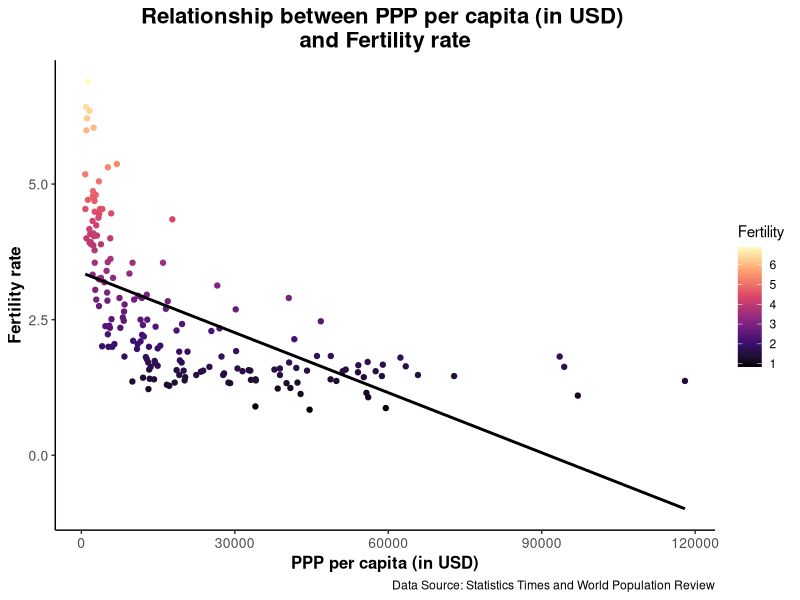
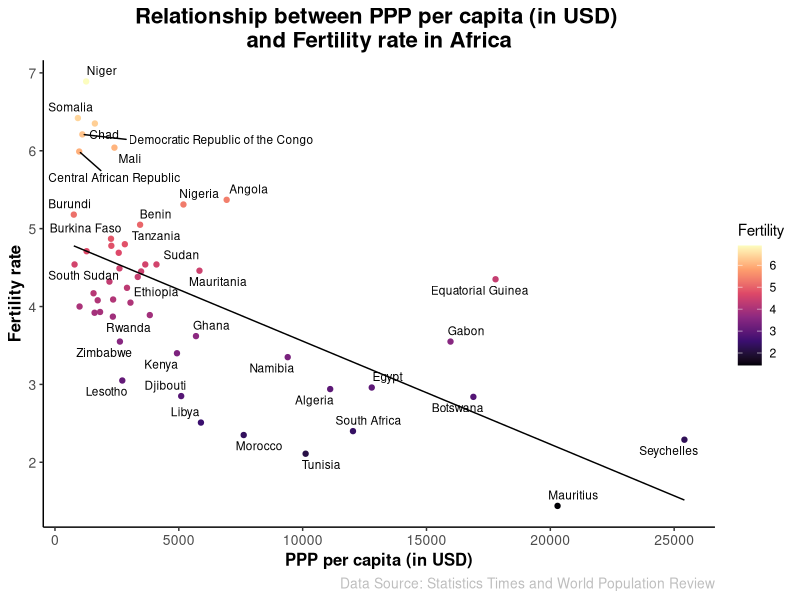
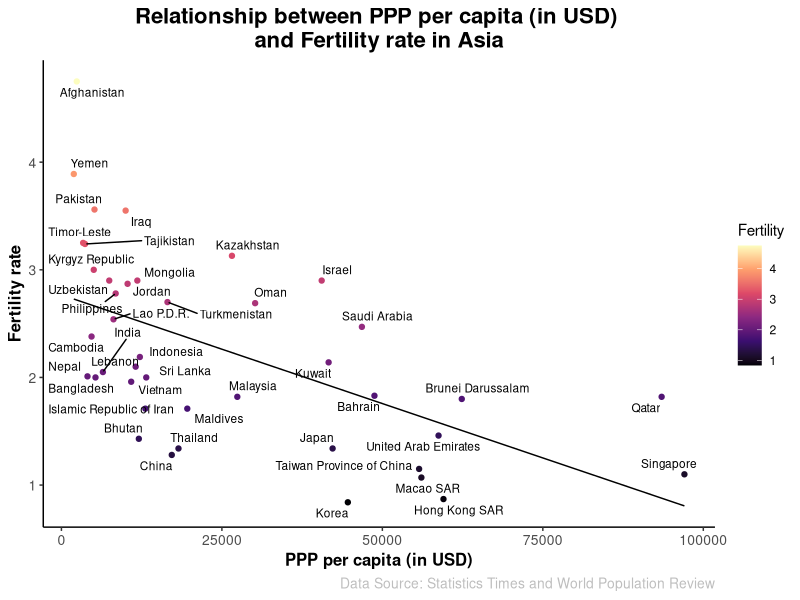
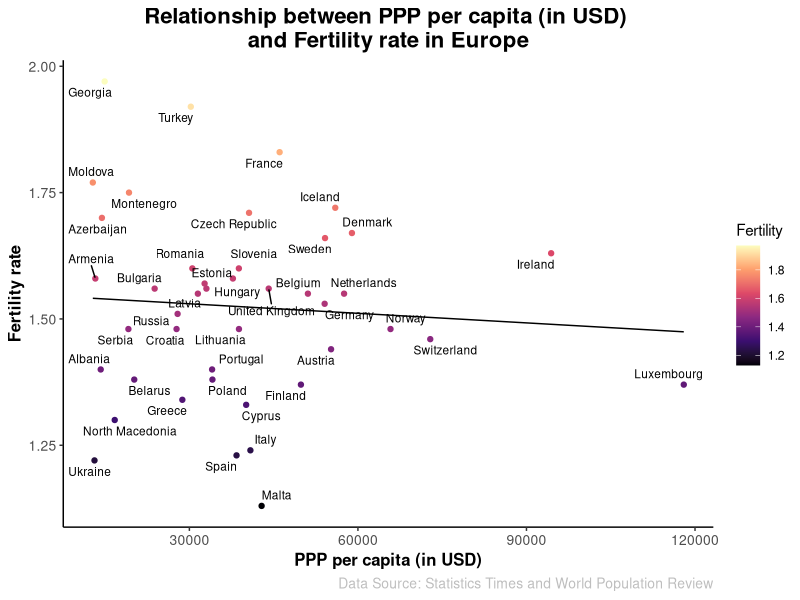
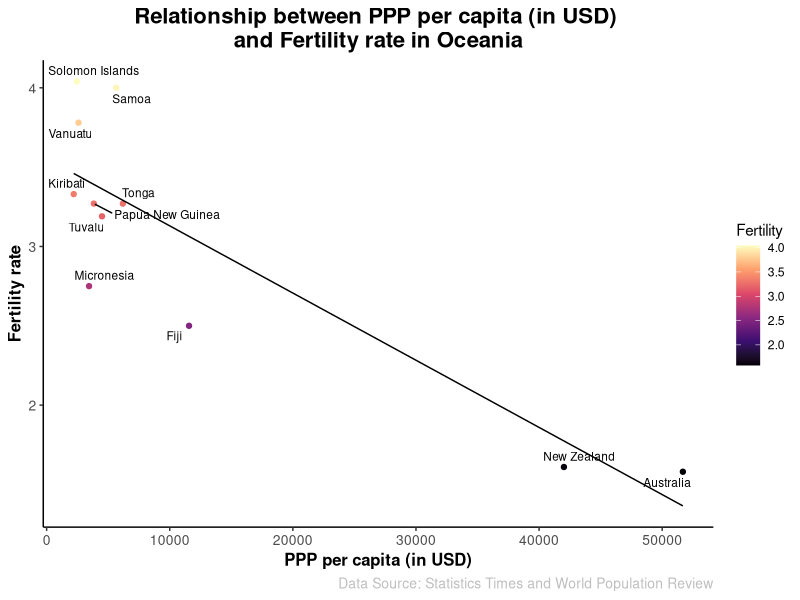
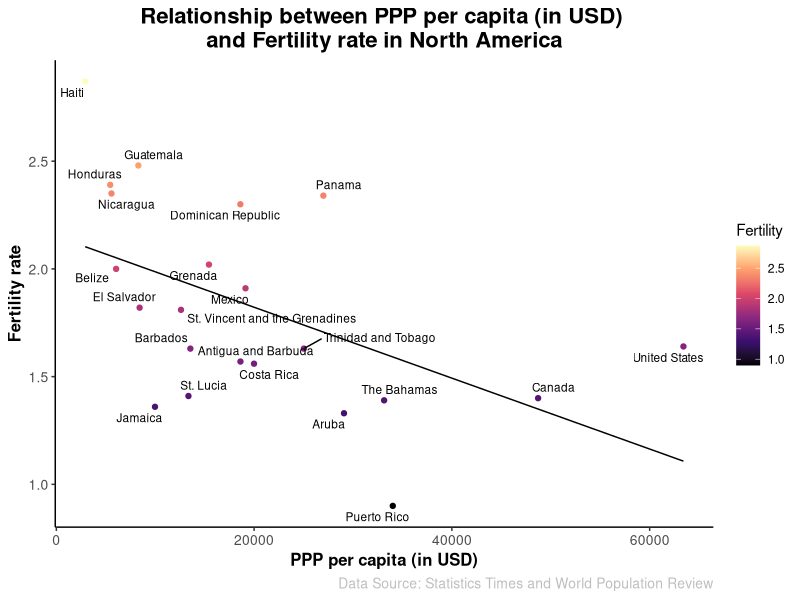
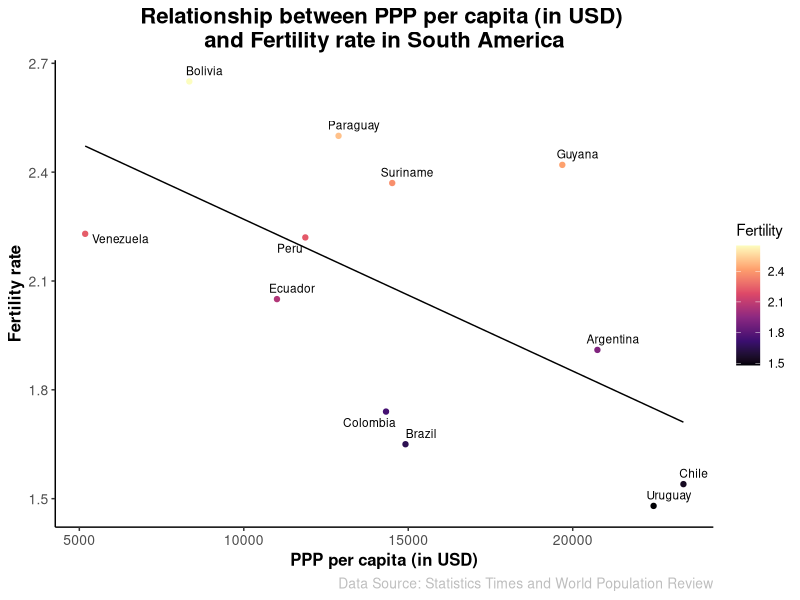
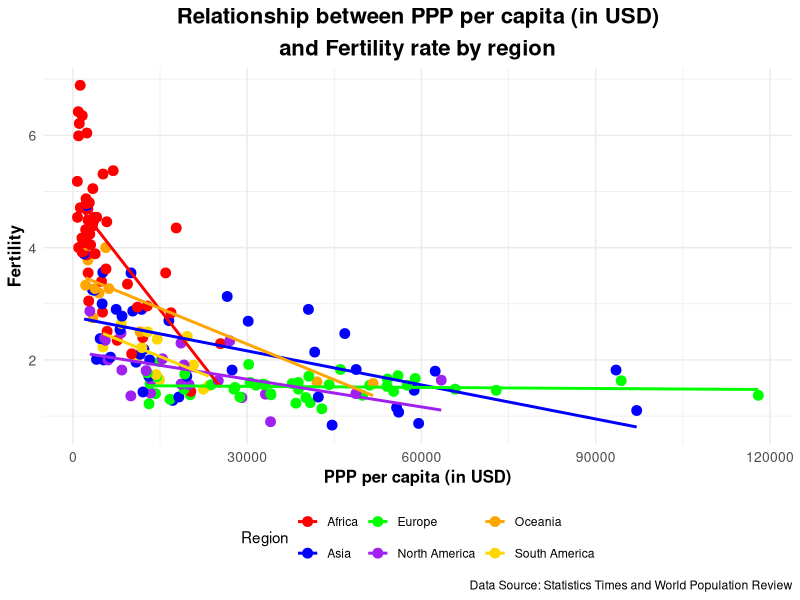

Generate these figures, in order, with R:
## ---- chunk 1
#libraries
library(conflicted)

library(tidyverse)
conflict_prefer("filter", "dplyr")
conflict_prefer("lag", "dplyr")

library(readxl) # Load the readxl package; data is excel file
library(ggplot2)
library(ggrepel)
library(gganimate)

#library(ggrepel) for naming the dots in regional scatter?

# Set the working directory to the folder 'kinu1004.github.io'
setwd("C:/Users/kinu1/Documents/kinu1004.github.io")

# Import the data using the read_excel function
data <- read_excel("data/Fertility_data.xlsx")

# Remove rows with missing values
df<- data[complete.cases(data), ]

# Rename the variables
colnames(df) <- c("Country", "PPP", "Religiosity", "Fertility", "Region")
## ---- chunk 2
ggplot(df, aes(x = PPP, y = Fertility, color = Fertility)) +
  geom_point() +
  labs(x = "PPP per capita (in USD)", y = "Fertility rate", title = "Relationship between PPP per capita (in USD) \nand Fertility rate", caption = "Data Source: Statistics Times and World Population Review") +
  scale_color_viridis_c(option = "magma") +
  geom_smooth(method = "lm", se = FALSE, color = "black") +
  theme_classic() +
  theme(
    plot.title = element_text(size = 16, face = "bold", hjust = 0.5),
    axis.title = element_text(size = 12, face = "bold"),
    axis.text = element_text(size = 10))
## ---- chunk 3
# Subset the dataframe to include only Africa data
df_africa <- subset(df, Region == "Africa")

ggplot(df_africa, aes(x = PPP, y = Fertility, color = Fertility)) +
  geom_point() +
  labs(x = "PPP per capita (in USD)", y = "Fertility rate", title = "Relationship between PPP per capita (in USD) \nand Fertility rate in Africa", caption = "Data Source: Statistics Times and World Population Review") +
  scale_color_viridis_c(option = "magma") +
  geom_text_repel(aes(label = ifelse(!is.na(Country), Country, "")), size = 3, color = "black", show.legend = FALSE) +
  geom_smooth(method = "lm", se = FALSE, color = "black", linewidth = 0.5) +
  theme_classic() +
  theme(
    plot.title = element_text(size = 16, face = "bold", hjust = 0.5),
    axis.title = element_text(size = 12, face = "bold"),
    axis.text = element_text(size = 10),
    plot.caption = element_text(size = 10, color = "gray"))
## ---- chunk 4
# Subset the dataframe to include only Asia data
df_asia <- subset(df, Region == "Asia")

ggplot(df_asia, aes(x = PPP, y = Fertility, color = Fertility)) +
  geom_point() +
  labs(x = "PPP per capita (in USD)", y = "Fertility rate", title = "Relationship between PPP per capita (in USD) \nand Fertility rate in Asia", caption = "Data Source: Statistics Times and World Population Review") +
  scale_color_viridis_c(option = "magma") +
  geom_text_repel(aes(label = ifelse(!is.na(Country), Country, "")), size = 3, color = "black", show.legend = FALSE) +
  geom_smooth(method = "lm", se = FALSE, color = "black", linewidth = 0.5) +
  theme_classic() +
  theme(
    plot.title = element_text(size = 16, face = "bold", hjust = 0.5),
    axis.title = element_text(size = 12, face = "bold"),
    axis.text = element_text(size = 10),
    plot.caption = element_text(size = 10, color = "gray"))
## ---- chunk 5
# Subset the dataframe to include only Europe data
df_europe <- subset(df, Region == "Europe")

ggplot(df_europe, aes(x = PPP, y = Fertility, color = Fertility)) +
  geom_point() +
  labs(x = "PPP per capita (in USD)", y = "Fertility rate", title = "Relationship between PPP per capita (in USD) \nand Fertility rate in Europe", caption = "Data Source: Statistics Times and World Population Review") +
  scale_color_viridis_c(option = "magma") +
  geom_text_repel(aes(label = ifelse(!is.na(Country), Country, "")), size = 3, color = "black", show.legend = FALSE) +
  geom_smooth(method = "lm", se = FALSE, color = "black", linewidth = 0.5) +
  theme_classic() +
  theme(
    plot.title = element_text(size = 16, face = "bold", hjust = 0.5),
    axis.title = element_text(size = 12, face = "bold"),
    axis.text = element_text(size = 10),
    plot.caption = element_text(size = 10, color = "gray"))
## ---- chunk 6
# Subset the dataframe to include only Oceania data
df_oceania <- subset(df, Region == "Oceania")

ggplot(df_oceania, aes(x = PPP, y = Fertility, color = Fertility)) +
  geom_point() +
  labs(x = "PPP per capita (in USD)", y = "Fertility rate", title = "Relationship between PPP per capita (in USD) \nand Fertility rate in Oceania", caption = "Data Source: Statistics Times and World Population Review") +
  scale_color_viridis_c(option = "magma") +
  geom_text_repel(aes(label = ifelse(!is.na(Country), Country, "")), size = 3, color = "black", show.legend = FALSE) +
  geom_smooth(method = "lm", se = FALSE, color = "black", linewidth = 0.5) +
  theme_classic() +
  theme(
    plot.title = element_text(size = 16, face = "bold", hjust = 0.5),
    axis.title = element_text(size = 12, face = "bold"),
    axis.text = element_text(size = 10),
    plot.caption = element_text(size = 10, color = "gray"))
## ---- chunk 7
# Subset the dataframe to include only North America data
df_northa <- subset(df, Region == "North America")

ggplot(df_northa, aes(x = PPP, y = Fertility, color = Fertility)) +
  geom_point() +
  labs(x = "PPP per capita (in USD)", y = "Fertility rate", title = "Relationship between PPP per capita (in USD) \nand Fertility rate in North America", caption = "Data Source: Statistics Times and World Population Review") +
  scale_color_viridis_c(option = "magma") +
  geom_text_repel(aes(label = ifelse(!is.na(Country), Country, "")), size = 3, color = "black", show.legend = FALSE) +
  geom_smooth(method = "lm", se = FALSE, color = "black", linewidth = 0.5) +
  theme_classic() +
  theme(
    plot.title = element_text(size = 16, face = "bold", hjust = 0.5),
    axis.title = element_text(size = 12, face = "bold"),
    axis.text = element_text(size = 10),
    plot.caption = element_text(size = 10, color = "gray"))
## ---- chunk 8
# Subset the dataframe to include only South America data
df_southa <- subset(df, Region == "South America")

ggplot(df_southa, aes(x = PPP, y = Fertility, color = Fertility)) +
  geom_point() +
  labs(x = "PPP per capita (in USD)", y = "Fertility rate", title = "Relationship between PPP per capita (in USD) \nand Fertility rate in South America", caption = "Data Source: Statistics Times and World Population Review") +
  scale_color_viridis_c(option = "magma") +
  geom_text_repel(aes(label = ifelse(!is.na(Country), Country, "")), size = 3, color = "black", show.legend = FALSE) +
  geom_smooth(method = "lm", se = FALSE, color = "black", linewidth = 0.5) +
  theme_classic() +
  theme(
    plot.title = element_text(size = 16, face = "bold", hjust = 0.5),
    axis.title = element_text(size = 12, face = "bold"),
    axis.text = element_text(size = 10),
    plot.caption = element_text(size = 10, color = "gray"))
## ---- chunk 9
ggplot(df, aes(x = PPP, y = Fertility, color = Region)) +
  geom_point(size = 3) +
  labs(x = "PPP per capita (in USD)", y = "Fertility", 
       title = "Relationship between PPP per capita (in USD)\nand Fertility rate by region", caption = "Data Source: Statistics Times and World Population Review") +
  scale_color_manual(values = c("red", "blue", "green", "purple", "orange", "#FFD700")) +
  geom_smooth(method = "lm", se = FALSE, aes(group = Region, color = Region)) +
  theme_minimal() +
  theme(
    plot.title = element_text(size = 16, face = "bold", hjust = 0.5, lineheight = 1.2),
    axis.title = element_text(size = 12, face = "bold"),
    axis.text = element_text(size = 10),
    legend.position = "bottom")
## ---- chunk 10
ggplot(df, aes(x = Religiosity, y = Fertility, color = Fertility)) +
  geom_point() +
  labs(x = "Religiosity", y = "Fertility rate", title = "Relationship between Religiosity \nand Fertility rate", caption = "Data Source: Statistics Times and World Population Review") +
  scale_color_viridis_c(option = "magma") +
  geom_smooth(method = "lm", se = FALSE, color = "black") +
  theme_classic() +
  theme(
    plot.title = element_text(size = 16, face = "bold", hjust = 0.5),
    axis.title = element_text(size = 12, face = "bold"),
    axis.text = element_text(size = 10))
## ---- chunk 11
# Subset the dataframe to include only Africa data
df_africa <- subset(df, Region == "Africa")

ggplot(df_africa, aes(x = Religiosity, y = Fertility, color = Fertility)) +
  geom_point() +
  labs(x = "Religiosity", y = "Fertility rate", title = "Relationship between Religiosity \nand Fertility rate in Africa", caption = "Data Source: Statistics Times and World Population Review") +
  scale_color_viridis_c(option = "magma") +
  geom_text_repel(aes(label = ifelse(!is.na(Country), Country, "")), size = 3, color = "black", show.legend = FALSE) +
  geom_smooth(method = "lm", se = FALSE, color = "black", linewidth = 0.5) +
  theme_classic() +
  theme(
    plot.title = element_text(size = 16, face = "bold", hjust = 0.5),
    axis.title = element_text(size = 12, face = "bold"),
    axis.text = element_text(size = 10),
    plot.caption = element_text(size = 10, color = "gray"))
## ---- chunk 12
# Subset the dataframe to include only Asia data
df_asia <- subset(df, Region == "Asia")

ggplot(df_asia, aes(x = Religiosity, y = Fertility, color = Fertility)) +
  geom_point() +
  labs(x = "Religiosity", y = "Fertility rate", title = "Relationship between Religiosity \nand Fertility rate in Asia", caption = "Data Source: Statistics Times and World Population Review") +
  scale_color_viridis_c(option = "magma") +
  geom_text_repel(aes(label = ifelse(!is.na(Country), Country, "")), size = 3, color = "black", show.legend = FALSE) +
  geom_smooth(method = "lm", se = FALSE, color = "black", linewidth = 0.5) +
  theme_classic() +
  theme(
    plot.title = element_text(size = 16, face = "bold", hjust = 0.5),
    axis.title = element_text(size = 12, face = "bold"),
    axis.text = element_text(size = 10),
    plot.caption = element_text(size = 10, color = "gray"))
## ---- chunk 13
# Subset the dataframe to include only Europe data
df_europe <- subset(df, Region == "Europe")

ggplot(df_europe, aes(x = Religiosity, y = Fertility, color = Fertility)) +
  geom_point() +
  labs(x = "Religiosity", y = "Fertility rate", title = "Relationship between Religiosity \nand Fertility rate in Europe", caption = "Data Source: Statistics Times and World Population Review") +
  scale_color_viridis_c(option = "magma") +
  geom_text_repel(aes(label = ifelse(!is.na(Country), Country, "")), size = 3, color = "black", show.legend = FALSE) +
  geom_smooth(method = "lm", se = FALSE, color = "black", linewidth = 0.5) +
  theme_classic() +
  theme(
    plot.title = element_text(size = 16, face = "bold", hjust = 0.5),
    axis.title = element_text(size = 12, face = "bold"),
    axis.text = element_text(size = 10),
    plot.caption = element_text(size = 10, color = "gray"))
## ---- chunk 14
# Subset the dataframe to include only Oceania data
df_oceania <- subset(df, Region == "Oceania")

ggplot(df_oceania, aes(x = Religiosity, y = Fertility, color = Fertility)) +
  geom_point() +
  labs(x = "Religiosity", y = "Fertility rate", title = "Relationship between Religiosity \nand Fertility rate in Oceania", caption = "Data Source: Statistics Times and World Population Review") +
  scale_color_viridis_c(option = "magma") +
  geom_text_repel(aes(label = ifelse(!is.na(Country), Country, "")), size = 3, color = "black", show.legend = FALSE) +
  geom_smooth(method = "lm", se = FALSE, color = "black", linewidth = 0.5) +
  theme_classic() +
  theme(
    plot.title = element_text(size = 16, face = "bold", hjust = 0.5),
    axis.title = element_text(size = 12, face = "bold"),
    axis.text = element_text(size = 10),
    plot.caption = element_text(size = 10, color = "gray"))
## ---- chunk 15
# Subset the dataframe to include only North America data
df_northa <- subset(df, Region == "North America")

ggplot(df_northa, aes(x = Religiosity, y = Fertility, color = Fertility)) +
  geom_point() +
  labs(x = "Religiosity", y = "Fertility rate", title = "Relationship between Religiosity \nand Fertility rate in North America", caption = "Data Source: Statistics Times and World Population Review") +
  scale_color_viridis_c(option = "magma") +
  geom_text_repel(aes(label = ifelse(!is.na(Country), Country, "")), size = 3, color = "black", show.legend = FALSE) +
  geom_smooth(method = "lm", se = FALSE, color = "black", linewidth = 0.5) +
  theme_classic() +
  theme(
    plot.title = element_text(size = 16, face = "bold", hjust = 0.5),
    axis.title = element_text(size = 12, face = "bold"),
    axis.text = element_text(size = 10),
    plot.caption = element_text(size = 10, color = "gray"))
## ---- chunk 16
# Subset the dataframe to include only South America data
df_southa <- subset(df, Region == "South America")

ggplot(df_southa, aes(x = Religiosity, y = Fertility, color = Fertility)) +
  geom_point() +
  labs(x = "Religiosity", y = "Fertility rate", title = "Relationship between Religiosity \nand Fertility rate in South America", caption = "Data Source: Statistics Times and World Population Review") +
  scale_color_viridis_c(option = "magma") +
  geom_text_repel(aes(label = ifelse(!is.na(Country), Country, "")), size = 3, color = "black", show.legend = FALSE) +
  geom_smooth(method = "lm", se = FALSE, color = "black", linewidth = 0.5) +
  theme_classic() +
  theme(
    plot.title = element_text(size = 16, face = "bold", hjust = 0.5),
    axis.title = element_text(size = 12, face = "bold"),
    axis.text = element_text(size = 10),
    plot.caption = element_text(size = 10, color = "gray"))
## ---- chunk 17
ggplot(df, aes(x = Religiosity, y = Fertility, color = Region)) +
  geom_point() +
  labs(x = "Religiosity", y = "Fertility", title = "Relationship between Religiosity \nand Fertility", caption = "Data Source: Statistics Times and World Population Review") +
  scale_color_manual(values = c("red", "blue", "green", "purple", "orange", "#FFD700")) +
  geom_smooth(method = "lm", se = FALSE, aes(group = Region, color = Region)) +
  theme_minimal() +
  theme(
    plot.title = element_text(size = 16, face = "bold", hjust = 0.5, lineheight = 1.2),
    axis.title = element_text(size = 12, face = "bold"),
    axis.text = element_text(size = 10),
    legend.position = "bottom")
## ---- chunk 18
ggplot(df, aes(x = PPP, y = Religiosity, color = Religiosity)) +
  geom_point() +
  labs(x = "PPP per capita (in USD)", y = "Religiosity", title = "Relationship between PPP per capita (in USD) \nand Religiosity", caption = "Data Source: Statistics Times and World Population Review") +
  scale_color_viridis_c(option = "magma") +
  geom_smooth(method = "lm", se = FALSE, color = "black") +
  theme_classic() +
  theme(
    plot.title = element_text(size = 16, face = "bold", hjust = 0.5),
    axis.title = element_text(size = 12, face = "bold"),
    axis.text = element_text(size = 10))
## ---- chunk 19
# Subset the dataframe to include only Africa data
df_africa <- subset(df, Region == "Africa")

ggplot(df_africa, aes(x = PPP, y = Religiosity, color = Religiosity)) +
  geom_point() +
  labs(x = "PPP per capita (in USD)", y = "Religiosity", title = "Relationship between PPP per capita (in USD) \nand Religiosity in Africa", caption = "Data Source: Statistics Times and World Population Review") +
  scale_color_viridis_c(option = "magma") +
  geom_text_repel(aes(label = ifelse(!is.na(Country), Country, "")), size = 3, color = "black", show.legend = FALSE) +
  geom_smooth(method = "lm", se = FALSE, color = "black", linewidth = 0.5) +
  theme_classic() +
  theme(
    plot.title = element_text(size = 16, face = "bold", hjust = 0.5),
    axis.title = element_text(size = 12, face = "bold"),
    axis.text = element_text(size = 10),
    plot.caption = element_text(size = 10, color = "gray"))
## ---- chunk 20
# Subset the dataframe to include only Asia data
df_asia <- subset(df, Region == "Asia")

ggplot(df_asia, aes(x = PPP, y = Religiosity, color = Religiosity)) +
  geom_point() +
  labs(x = "PPP per capita (in USD)", y = "Religiosity", title = "Relationship between PPP per capita (in USD) \nand Religiosity in Asia", caption = "Data Source: Statistics Times and World Population Review") +
  scale_color_viridis_c(option = "magma") +
  geom_text_repel(aes(label = ifelse(!is.na(Country), Country, "")), size = 3, color = "black", show.legend = FALSE) +
  geom_smooth(method = "lm", se = FALSE, color = "black", linewidth = 0.5) +
  theme_classic() +
  theme(
    plot.title = element_text(size = 16, face = "bold", hjust = 0.5),
    axis.title = element_text(size = 12, face = "bold"),
    axis.text = element_text(size = 10),
    plot.caption = element_text(size = 10, color = "gray"))
## ---- chunk 21
# Subset the dataframe to include only Europe data
df_europe <- subset(df, Region == "Europe")

ggplot(df_europe, aes(x = PPP, y = Religiosity, color = Religiosity)) +
  geom_point() +
  labs(x = "PPP per capita (in USD)", y = "Religiosity", title = "Relationship between PPP per capita (in USD) \nand Religiosity in Europe", caption = "Data Source: Statistics Times and World Population Review") +
  scale_color_viridis_c(option = "magma") +
  geom_text_repel(aes(label = ifelse(!is.na(Country), Country, "")), size = 3, color = "black", show.legend = FALSE) +
  geom_smooth(method = "lm", se = FALSE, color = "black", linewidth = 0.5) +
  theme_classic() +
  theme(
    plot.title = element_text(size = 16, face = "bold", hjust = 0.5),
    axis.title = element_text(size = 12, face = "bold"),
    axis.text = element_text(size = 10),
    plot.caption = element_text(size = 10, color = "gray"))
## ---- chunk 22
# Subset the dataframe to include only Oceania data
df_oceania <- subset(df, Region == "Oceania")

ggplot(df_oceania, aes(x = PPP, y = Religiosity, color = Religiosity)) +
  geom_point() +
  labs(x = "PPP per capita (in USD)", y = "Religiosity", title = "Relationship between PPP per capita (in USD) \nand Religiosity in Oceania", caption = "Data Source: Statistics Times and World Population Review") +
  scale_color_viridis_c(option = "magma") +
  geom_text_repel(aes(label = ifelse(!is.na(Country), Country, "")), size = 3, color = "black", show.legend = FALSE) +
  geom_smooth(method = "lm", se = FALSE, color = "black", linewidth = 0.5) +
  theme_classic() +
  theme(
    plot.title = element_text(size = 16, face = "bold", hjust = 0.5),
    axis.title = element_text(size = 12, face = "bold"),
    axis.text = element_text(size = 10),
    plot.caption = element_text(size = 10, color = "gray"))
## ---- chunk 23
# Subset the dataframe to include only North America data
df_northa <- subset(df, Region == "North America")

ggplot(df_northa, aes(x = PPP, y = Religiosity, color = Religiosity)) +
  geom_point() +
  labs(x = "PPP per capita (in USD)", y = "Religiosity", title = "Relationship between PPP per capita (in USD) \nand Religiosity in North America", caption = "Data Source: Statistics Times and World Population Review") +
  scale_color_viridis_c(option = "magma") +
  geom_text_repel(aes(label = ifelse(!is.na(Country), Country, "")), size = 3, color = "black", show.legend = FALSE) +
  geom_smooth(method = "lm", se = FALSE, color = "black", linewidth = 0.5) +
  theme_classic() +
  theme(
    plot.title = element_text(size = 16, face = "bold", hjust = 0.5),
    axis.title = element_text(size = 12, face = "bold"),
    axis.text = element_text(size = 10),
    plot.caption = element_text(size = 10, color = "gray"))
## ---- chunk 24
# Subset the dataframe to include only South America data
df_southa <- subset(df, Region == "South America")

ggplot(df_southa, aes(x = PPP, y = Religiosity, color = Religiosity)) +
  geom_point() +
  labs(x = "PPP per capita (in USD)", y = "Religiosity", title = "Relationship between PPP per capita (in USD) \nand Religiosity in South America", caption = "Data Source: Statistics Times and World Population Review") +
  scale_color_viridis_c(option = "magma") +
  geom_text_repel(aes(label = ifelse(!is.na(Country), Country, "")), size = 3, color = "black", show.legend = FALSE) +
  geom_smooth(method = "lm", se = FALSE, color = "black", linewidth = 0.5) +
  theme_classic() +
  theme(
    plot.title = element_text(size = 16, face = "bold", hjust = 0.5),
    axis.title = element_text(size = 12, face = "bold"),
    axis.text = element_text(size = 10),
    plot.caption = element_text(size = 10, color = "gray"))
## ---- chunk 25
ggplot(df, aes(x = PPP, y = Religiosity, color = Region)) +
  geom_point(size = 3) +
  labs(x = "PPP per capita (in USD)", y = "Religiosity", title = "Relationship between Religiosity and Fertility", caption = "Data Source: Statistics Times and World Population Review") +
  scale_color_manual(values = c("red", "blue", "green", "purple", "orange", "#FFD700")) +
  geom_smooth(method = "lm", se = FALSE, aes(group = Region, color = Region)) +
  theme_minimal() +
  theme(
    plot.title = element_text(size = 16, face = "bold", hjust = 0.5, lineheight = 1.2),
    axis.title = element_text(size = 12, face = "bold"),
    axis.text = element_text(size = 10),
    legend.position = "bottom")
## ---- chunk 26
# Subset the data to only include the columns we need
df2 <- subset(df, select = c("Region", "Fertility"))

# Create the box plot
# Define the color palette for each region
region_colors <- c("Africa" = "red", "Asia" = "blue", "Europe" = "green", "North America" = "purple", "Oceania" = "orange", "South America" = "yellow")

# Create the box plot with customizations
ggplot(df2, aes(x = Region, y = Fertility, fill = Region)) +
  geom_boxplot(color = "black") +
  labs(x = "Region", y = "Fertility Rate", 
       title = "Box Plot of Fertility Rate by Region", caption = "Data Source: Statistics Times and World Population Review") +
  theme_bw() +
  theme(plot.title = element_text(size = 18, face = "bold"),
        axis.text = element_text(size = 12),
        axis.title = element_text(size = 14),
        panel.grid.major = element_blank(),
        panel.grid.minor = element_blank(),
        legend.position = "none") +
  scale_fill_manual(values = region_colors) +
  scale_color_manual(values = region_colors)
## ---- chunk 27
# Subset the data to only include the columns we need
df3 <- subset(df, select = c("Region", "Religiosity"))

# Create the box plot
# Define the color palette for each region
region_colors <- c("Africa" = "red", "Asia" = "blue", "Europe" = "green", "North America" = "purple", "Oceania" = "orange", "South America" = "yellow")

# Create the box plot with customizations
ggplot(df3, aes(x = Region, y = Religiosity, fill = Region)) +
  geom_boxplot(color = "black") +
  labs(x = "Region", y = "Religiosity", 
       title = "Box Plot of Religiosity by Region", caption = "Data Source: Statistics Times and World Population Review") +
  theme_bw() +
  theme(plot.title = element_text(size = 18, face = "bold"),
        axis.text = element_text(size = 12),
        axis.title = element_text(size = 14),
        panel.grid.major = element_blank(),
        panel.grid.minor = element_blank(),
        legend.position = "none") +
  scale_fill_manual(values = region_colors) +
  scale_color_manual(values = region_colors)
## ---- chunk 28
ggplot(df, aes(x = PPP, y = Religiosity, color = Fertility)) +
  geom_point(size = 3) +
  scale_x_continuous(labels = scales::comma, name = "PPP per capita (in USD)") +
  scale_y_continuous(name = "Religiosity") +
  scale_color_gradient(low = "skyblue", high = "red", limits = c(1, 8),
                       breaks = c(1, 2, 3, 4, 5, 6, 7, 8), 
                       guide = guide_colorbar(title = "Fertility Rate")) +
  labs(title = "Relationship between PPP, Religiosity, and Fertility",
       caption = "Data source: Statistics Times and World Population Review") +
  theme_bw() +
  theme(plot.title = element_text(size = 18, face = "bold"),
        axis.title = element_text(size = 14),
        axis.text = element_text(size = 12),
        legend.text = element_text(size = 12),
        legend.position = "right",
        panel.grid.major = element_blank(),
        panel.grid.minor = element_blank())
